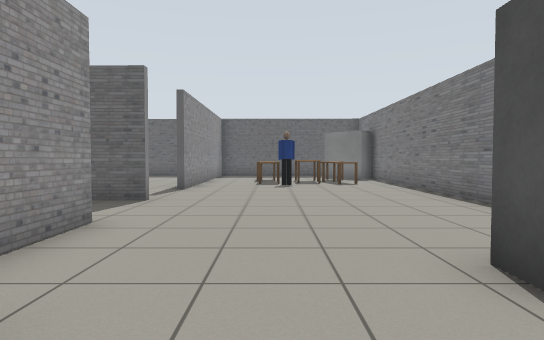
view 1 (above)

16 first-person views from a walk through a robot-simulator world made for Gazebo. The camera is 0.9 m above the floor, tilts 2° down and sees 75° across. The floor is counted in squares, 1 m on a side. Each view is taken from the middle of a square. On the plan, view 1 faces up. The plan holds only what a view shows up to about 12 squares ahead; the rest is blank. Simple shapes stand in for some stock models.

view 2
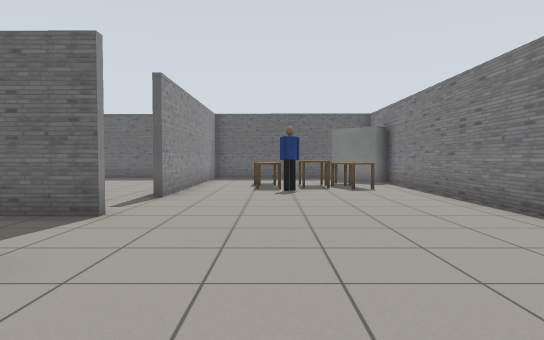

view 3
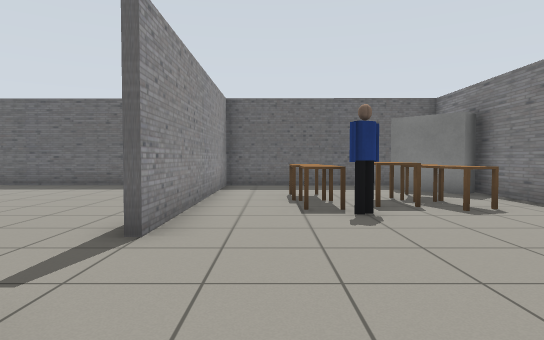

view 4
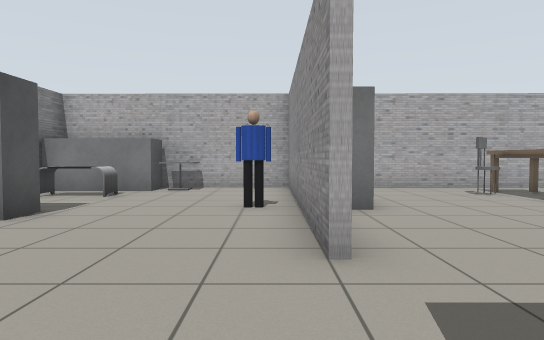

view 5
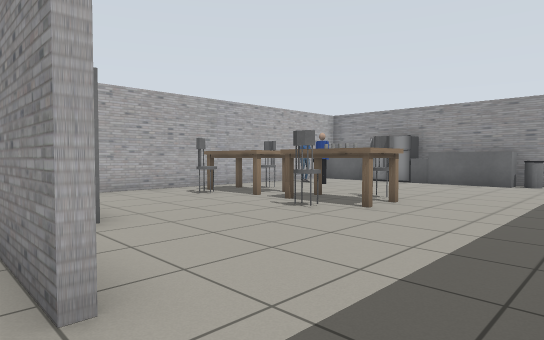

view 6
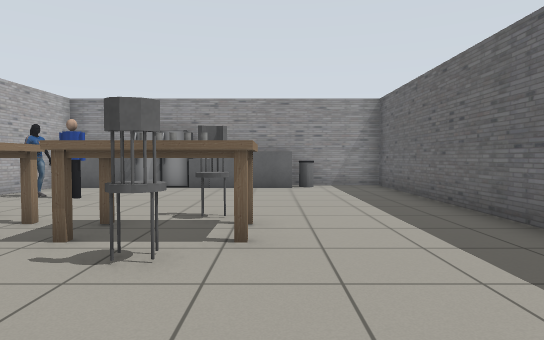

view 7
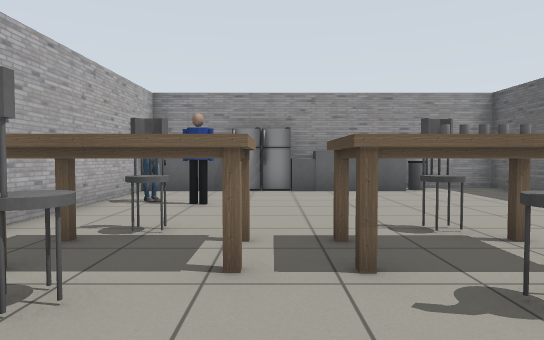

view 8
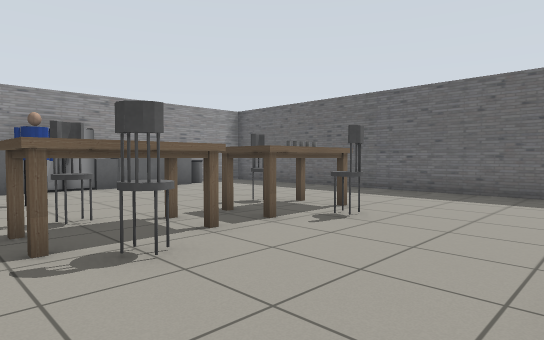

view 9
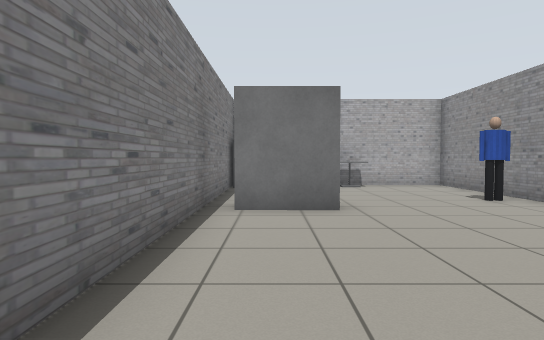

view 10
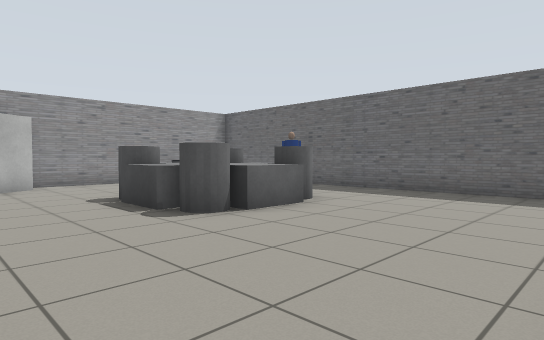

view 11
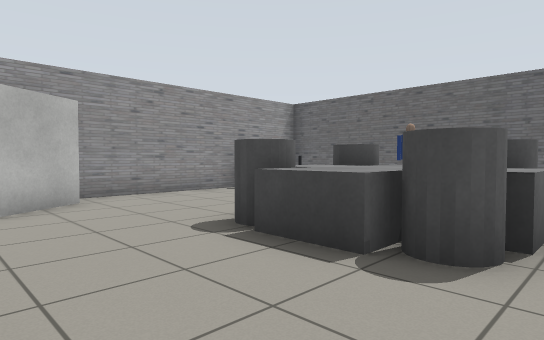

view 12
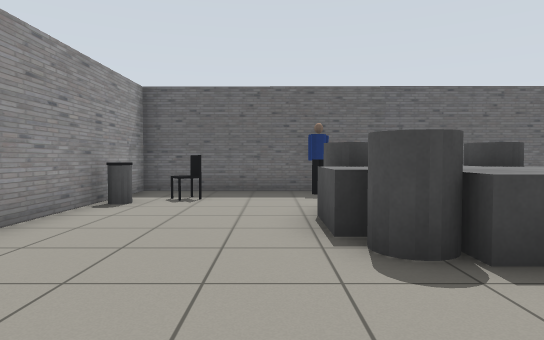

view 13
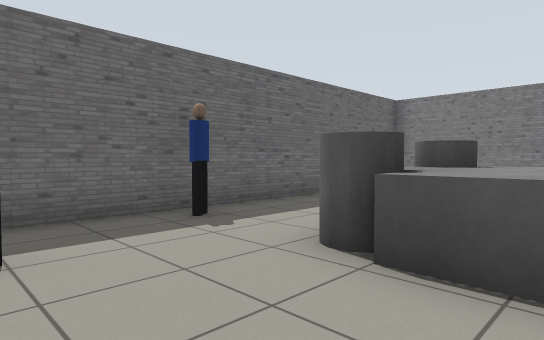

view 14
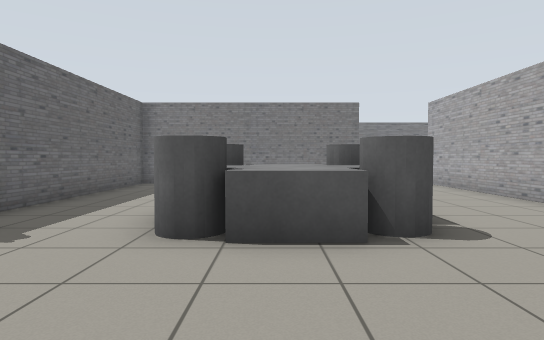

view 15
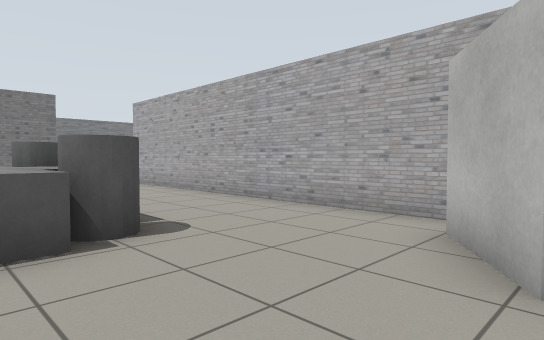

view 16
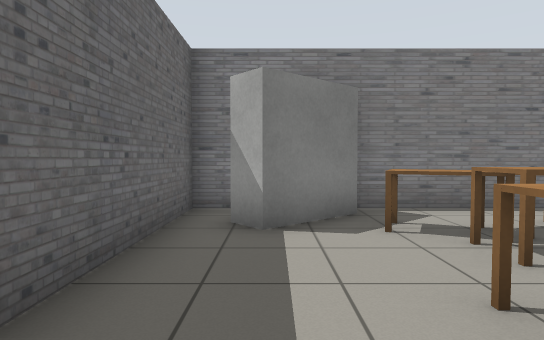

### Floor plan
Points are (right, up) in squares from view 1. A wall is a line through its corners. A room is listed if a view was taken in it or the views show most of it. See-through windows are left out.
Room 1 (views 1, 2, 3, 4, 5, 6, 7, 8, 9, 10, 16)
walls: (-2.5, 5) (-2.5, 2.5); (-2.6, 7.4) (-15.5, 7.5) (-15.5, -2.5) (-5, -2.6); (-2.5, -0.4) (-2.5, -2.6) (4.3, -2.6) (4.3, 17.4) (-2.5, 17.5) (-2.5, 9.9)
ways out: opening at (-3, 8.5) to room 2
objects: counter (-15, -2) to (-15, -1); fridge (-15, 0); fridge (-15, 1); grey box (-15, 2); counter (-15, 3) to (-15, 4); bin (-15, 5); person (-12, -1); person (-12, 0); chair (-9, -1) to (-9, 0); table (-9, -1) to (-8, 1); table (-9, 2) to (-8, 2); chair (-9, 3); table (-9, 4) to (-8, 4); other object (-8, 3); chair (-7, -1); chair (-7, 3); TV cabinet (-4, 0) to (-3, 2); person (-2, 2); cafe table (0, -2) to (1, -2); desk (0, 12) to (0, 13); desk (0, 14); person (1, 12); table (1, 13) to (1, 14); sofa (2, -2) to (4, -2); desk (2, -1) to (3, 0); TV cabinet (2, 2) to (3, 3); desk (2, 12) to (3, 12); desk (2, 13) to (3, 14); board (3, 15) to (3, 16)
Room 2 (views 11, 12, 13, 14, 15)
walls: (-2.7, 13.5) (-2.7, 17.5) (-15.5, 17.6) (-15.5, 10.4); (-13.3, 7.6) (-2.9, 7.6); (-2.7, 9.9) (-2.7, 11.4)
ways out: opening at (-3, 8.5) to room 1
objects: board (-15, 9) to (-14, 10); bin (-15, 15); office chair (-14, 16); other object (-11, 11) to (-8, 14); person (-11, 17)

Where each view was taken, in squares from view 1:
view 1: 0 up, 0 right, facing up
view 2: 2 up, 0 right, facing up
view 3: 6 up, 1 left, facing up
view 4: 8 up, 2 left, facing down
view 5: 7 up, 2 left, facing down-left
view 6: 4 up, 4 left, facing left
view 7: 1 up, 5 left, facing left
view 8: 2 down, 4 left, facing up-left
view 9: 9 up, 3 right, facing down
view 10: 8 up, 3 left, facing up-left
view 11: 8 up, 7 left, facing up-left
view 12: 8 up, 12 left, facing up
view 13: 12 up, 14 left, facing up-right
view 14: 13 up, 15 left, facing right
view 15: 13 up, 15 left, facing down-right
view 16: 16 up, 2 left, facing right
